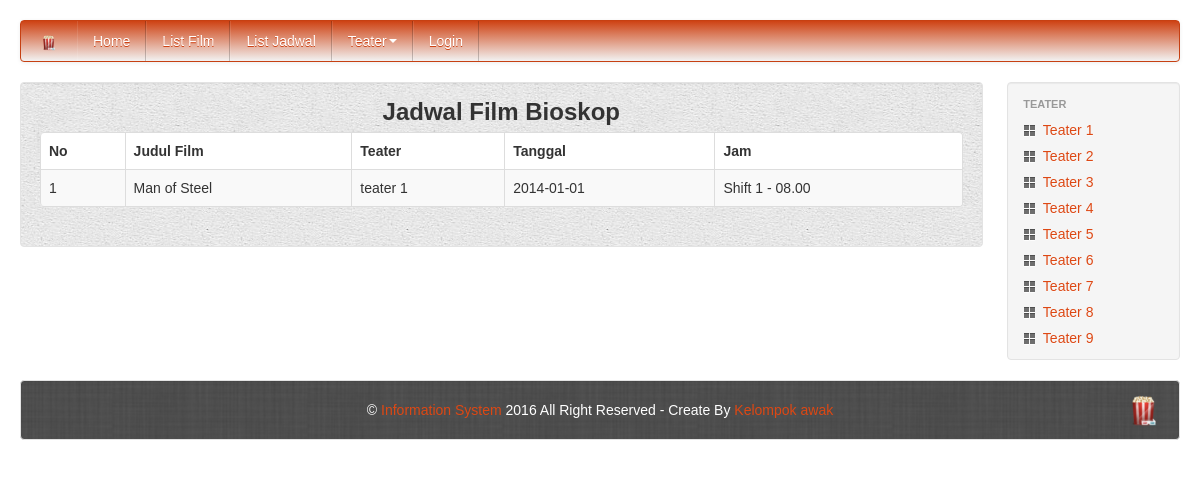
Screenshot of /jadwal_teater.php?kode=31 with the database file from the repository.
### tables this page shows
CREATE TABLE IF NOT EXISTS `jadwal` (
  `id_jadwal` int(11) NOT NULL,
  `id_film` int(11) NOT NULL,
  `kode_teater` int(11) NOT NULL,
  `tanggal_tayang` date NOT NULL,
  `id_shift` int(10) NOT NULL,
  PRIMARY KEY (`id_jadwal`),
  KEY `film_jadwal_fk` (`id_film`),
  KEY `ruangan_jadwal_fk` (`kode_teater`)
);

CREATE TABLE IF NOT EXISTS `film` (
  `id_film` int(11) NOT NULL,
  `judul_film` varchar(64) NOT NULL,
  `rating` float NOT NULL,
  `kode_genre` int(11) NOT NULL,
  `kode_klasifikasi_film` int(11) NOT NULL,
  `tahun_produksi` year(4) NOT NULL,
  `studio_produksi` varchar(32) NOT NULL,
  `durasi` time NOT NULL,
  `tanggal_mulai` date NOT NULL,
  `tanggal_selesai` date NOT NULL,
  `image` varchar(128) NOT NULL,
  `harga` int(11) NOT NULL,
  PRIMARY KEY (`id_film`),
  KEY `klasifikasi_film_film_fk` (`kode_klasifikasi_film`),
  KEY `genre_film_fk` (`kode_genre`)
);

CREATE TABLE IF NOT EXISTS `teater` (
  `kode_teater` int(11) NOT NULL,
  `nama_teater` varchar(32) NOT NULL,
  `jumlah_kursi` int(11) NOT NULL,
  PRIMARY KEY (`kode_teater`)
);

CREATE TABLE IF NOT EXISTS `shift_jam` (
  `id_shift` int(11) NOT NULL,
  `shift` varchar(10) NOT NULL,
  `jam_mulai` varchar(10) NOT NULL,
  PRIMARY KEY (`id_shift`)
);

### jadwal_teater.php (the view, shortened to what this page needs)
<?PHP include("config.php");
if (isset($_GET['kode'])){
$kd_teater=$_GET['kode']; } ?>
<!DOCTYPE html>
<html>
<head>
<link rel='stylesheet' type='text/css' href='bootstrap/bootstrap.css'/>
<link rel='stylesheet' type='text/css' href='bootstrap/megasoft.css'/>
<body>
<div class='container-fluid' style='margin-top:20px;'>
	<?PHP include("inc/navbar.php"); ?>
	<div class='row-fluid'>
	<div class='span10'>
	<div class='well' style='background:url(<?PHP echo "bootstrap/body8.png"; ?>) fixed center;'>
		<center style="font-size:24px"><b>Jadwal Film Bioskop</b></center>
		<p style='margin-top:10px'>
		<table style='margin-top:10px;background:white' class="table table-bordered table-striped table-hover">
                  <thead>
                    <tr>
                      <th>No</th>
					  <th>Judul Film</th>
					  <th>Teater</th>
					  <th>Tanggal</th>
					  <th>Jam</th>
					</tr>
                  </thead>
                  <tbody>
				  <?PHP
					$sql_jadwal = mysql_query("select * from jadwal join film on jadwal.id_film=film.id_film join teater on jadwal.kode_teater=teater.kode_teater join shift_jam on jadwal.id_shift=shift_jam.id_shift where jadwal.kode_teater='$kd_teater'");
					$no = 1;
					while($data_jadwal =  mysql_fetch_array($sql_jadwal)){
					$jd_film = $data_jadwal['judul_film'];
					$jd_teater = $data_jadwal['nama_teater'];
					$jd_tgl = $data_jadwal['tanggal_tayang'];
					$jd_shift = $data_jadwal['shift'];
					$jd_jam = $data_jadwal['jam_mulai'];
					?>
				  <tr>
					  <td><?PHP echo "$no" ?></td>
					  <td><?PHP echo "$jd_film" ?></td>
					  <td><?PHP echo "$jd_teater" ?></td>
					  <td><?PHP echo "$jd_tgl" ?></td>
					  <td><?PHP echo "$jd_shift - $jd_jam" ?></td>
				  </tr>
				  <?PHP
				  $no++;
				  }
				  ?>
                  </tbody>
            </table>
	</div>
	</div>
	<div class='span2'>
		<div class="well" style="padding: 8px 0;">
			<ul class="nav nav-list">
			  <li class="nav-header">Teater</li>
			  <?php
			  for ($i=1;$i<=9;$i++)
			  {
			  echo "<li><a href='jadwal_teater.php?kode=3$i'><i class='icon icon-th-large'></i> Teater $i</a></li>";
			  }
			  ?>
			</ul>
		</div>
	</div>
	<?PHP include("inc/footer.php"); ?>
</div>
</div>
</body>
</html>

### rows the page displays
jadwal: id_film.judul_film "Man of Steel", kode_teater.nama_teater "teater 1", tanggal_tayang "2014-01-01", id_shift.shift "Shift 1", id_shift.jam_mulai "08.00"
